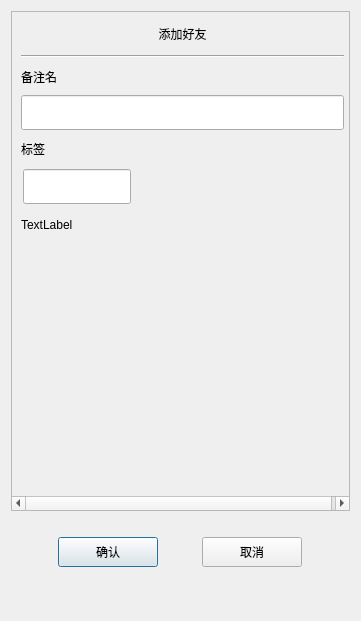
<?xml version="1.0" encoding="UTF-8"?>
<ui version="4.0">
 <class>authenFriend</class>
 <widget class="QDialog" name="authenFriend">
  <property name="geometry">
   <rect>
    <x>0</x>
    <y>0</y>
    <width>361</width>
    <height>621</height>
   </rect>
  </property>
  <property name="minimumSize">
   <size>
    <width>361</width>
    <height>621</height>
   </size>
  </property>
  <property name="maximumSize">
   <size>
    <width>361</width>
    <height>621</height>
   </size>
  </property>
  <property name="windowTitle">
   <string>Dialog</string>
  </property>
  <layout class="QVBoxLayout" name="verticalLayout">
   <item>
    <widget class="QScrollArea" name="scrollArea">
     <property name="minimumSize">
      <size>
       <width>0</width>
       <height>500</height>
      </size>
     </property>
     <property name="widgetResizable">
      <bool>true</bool>
     </property>
     <widget class="QWidget" name="scrollcontent">
      <property name="geometry">
       <rect>
        <x>0</x>
        <y>0</y>
        <width>341</width>
        <height>498</height>
       </rect>
      </property>
      <layout class="QVBoxLayout" name="verticalLayout_6">
       <property name="spacing">
        <number>0</number>
       </property>
       <property name="leftMargin">
        <number>0</number>
       </property>
       <property name="rightMargin">
        <number>0</number>
       </property>
       <item>
        <widget class="QLabel" name="apply_lb">
         <property name="minimumSize">
          <size>
           <width>0</width>
           <height>25</height>
          </size>
         </property>
         <property name="maximumSize">
          <size>
           <width>16777215</width>
           <height>25</height>
          </size>
         </property>
         <property name="text">
          <string>添加好友</string>
         </property>
         <property name="alignment">
          <set>Qt::AlignmentFlag::AlignCenter</set>
         </property>
        </widget>
       </item>
       <item>
        <widget class="QWidget" name="apply_wid" native="true">
         <layout class="QVBoxLayout" name="verticalLayout_2">
          <item>
           <widget class="Line" name="h_line">
            <property name="orientation">
             <enum>Qt::Orientation::Horizontal</enum>
            </property>
           </widget>
          </item>
          <item>
           <widget class="QLabel" name="label_2">
            <property name="minimumSize">
             <size>
              <width>0</width>
              <height>25</height>
             </size>
            </property>
            <property name="maximumSize">
             <size>
              <width>16777215</width>
              <height>25</height>
             </size>
            </property>
            <property name="text">
             <string>备注名</string>
            </property>
           </widget>
          </item>
          <item>
           <widget class="customEdit" name="back_ed">
            <property name="minimumSize">
             <size>
              <width>0</width>
              <height>35</height>
             </size>
            </property>
            <property name="maximumSize">
             <size>
              <width>16777215</width>
              <height>35</height>
             </size>
            </property>
           </widget>
          </item>
          <item>
           <widget class="QLabel" name="label_3">
            <property name="minimumSize">
             <size>
              <width>0</width>
              <height>25</height>
             </size>
            </property>
            <property name="maximumSize">
             <size>
              <width>16777215</width>
              <height>25</height>
             </size>
            </property>
            <property name="text">
             <string>标签</string>
            </property>
           </widget>
          </item>
          <item>
           <widget class="QWidget" name="lb_group_wid" native="true">
            <property name="minimumSize">
             <size>
              <width>0</width>
              <height>50</height>
             </size>
            </property>
            <layout class="QVBoxLayout" name="verticalLayout_4">
             <property name="spacing">
              <number>0</number>
             </property>
             <property name="leftMargin">
              <number>0</number>
             </property>
             <property name="topMargin">
              <number>0</number>
             </property>
             <property name="rightMargin">
              <number>0</number>
             </property>
             <property name="bottomMargin">
              <number>0</number>
             </property>
             <item>
              <widget class="QWidget" name="gridWidget" native="true">
               <property name="minimumSize">
                <size>
                 <width>0</width>
                 <height>40</height>
                </size>
               </property>
               <property name="maximumSize">
                <size>
                 <width>16777215</width>
                 <height>40</height>
                </size>
               </property>
               <widget class="customEdit" name="lb_ed">
                <property name="geometry">
                 <rect>
                  <x>2</x>
                  <y>2</y>
                  <width>108</width>
                  <height>35</height>
                 </rect>
                </property>
                <property name="minimumSize">
                 <size>
                  <width>0</width>
                  <height>0</height>
                 </size>
                </property>
                <property name="maximumSize">
                 <size>
                  <width>16777215</width>
                  <height>35</height>
                 </size>
                </property>
               </widget>
              </widget>
             </item>
             <item>
              <widget class="QWidget" name="input_tip_wid" native="true">
               <property name="minimumSize">
                <size>
                 <width>0</width>
                 <height>35</height>
                </size>
               </property>
               <layout class="QVBoxLayout" name="verticalLayout_5">
                <property name="spacing">
                 <number>0</number>
                </property>
                <property name="leftMargin">
                 <number>0</number>
                </property>
                <property name="topMargin">
                 <number>0</number>
                </property>
                <property name="rightMargin">
                 <number>0</number>
                </property>
                <property name="bottomMargin">
                 <number>0</number>
                </property>
                <item>
                 <widget class="clickedOnceLabel" name="tip_lb">
                  <property name="text">
                   <string>TextLabel</string>
                  </property>
                  <property name="alignment">
                   <set>Qt::AlignmentFlag::AlignLeading|Qt::AlignmentFlag::AlignLeft|Qt::AlignmentFlag::AlignVCenter</set>
                  </property>
                 </widget>
                </item>
               </layout>
              </widget>
             </item>
            </layout>
           </widget>
          </item>
          <item>
           <widget class="QWidget" name="widget" native="true">
            <property name="minimumSize">
             <size>
              <width>0</width>
              <height>60</height>
             </size>
            </property>
            <property name="maximumSize">
             <size>
              <width>16777215</width>
              <height>16777215</height>
             </size>
            </property>
            <layout class="QHBoxLayout" name="horizontalLayout">
             <property name="leftMargin">
              <number>0</number>
             </property>
             <property name="topMargin">
              <number>0</number>
             </property>
             <property name="rightMargin">
              <number>0</number>
             </property>
             <property name="bottomMargin">
              <number>0</number>
             </property>
             <item>
              <widget class="QWidget" name="lb_list" native="true">
               <property name="minimumSize">
                <size>
                 <width>287</width>
                 <height>50</height>
                </size>
               </property>
               <property name="maximumSize">
                <size>
                 <width>287</width>
                 <height>16777215</height>
                </size>
               </property>
              </widget>
             </item>
             <item>
              <widget class="QWidget" name="more_lb_wid" native="true">
               <property name="minimumSize">
                <size>
                 <width>30</width>
                 <height>0</height>
                </size>
               </property>
               <property name="maximumSize">
                <size>
                 <width>30</width>
                 <height>16777215</height>
                </size>
               </property>
               <layout class="QVBoxLayout" name="verticalLayout_3">
                <property name="leftMargin">
                 <number>2</number>
                </property>
                <property name="topMargin">
                 <number>2</number>
                </property>
                <property name="rightMargin">
                 <number>2</number>
                </property>
                <property name="bottomMargin">
                 <number>2</number>
                </property>
                <item>
                 <spacer name="verticalSpacer_2">
                  <property name="orientation">
                   <enum>Qt::Orientation::Vertical</enum>
                  </property>
                  <property name="sizeHint" stdset="0">
                   <size>
                    <width>20</width>
                    <height>40</height>
                   </size>
                  </property>
                 </spacer>
                </item>
                <item>
                 <widget class="clickedOnceLabel" name="more_lb">
                  <property name="minimumSize">
                   <size>
                    <width>25</width>
                    <height>25</height>
                   </size>
                  </property>
                  <property name="maximumSize">
                   <size>
                    <width>25</width>
                    <height>25</height>
                   </size>
                  </property>
                  <property name="text">
                   <string/>
                  </property>
                 </widget>
                </item>
                <item>
                 <spacer name="verticalSpacer_4">
                  <property name="orientation">
                   <enum>Qt::Orientation::Vertical</enum>
                  </property>
                  <property name="sizeType">
                   <enum>QSizePolicy::Policy::Fixed</enum>
                  </property>
                  <property name="sizeHint" stdset="0">
                   <size>
                    <width>20</width>
                    <height>60</height>
                   </size>
                  </property>
                 </spacer>
                </item>
               </layout>
              </widget>
             </item>
            </layout>
           </widget>
          </item>
         </layout>
        </widget>
       </item>
      </layout>
     </widget>
    </widget>
   </item>
   <item>
    <spacer name="verticalSpacer_3">
     <property name="orientation">
      <enum>Qt::Orientation::Vertical</enum>
     </property>
     <property name="sizeType">
      <enum>QSizePolicy::Policy::Fixed</enum>
     </property>
     <property name="sizeHint" stdset="0">
      <size>
       <width>20</width>
       <height>10</height>
      </size>
     </property>
    </spacer>
   </item>
   <item>
    <widget class="QWidget" name="apply_sure_wid" native="true">
     <property name="minimumSize">
      <size>
       <width>0</width>
       <height>50</height>
      </size>
     </property>
     <layout class="QHBoxLayout" name="horizontalLayout_2">
      <item>
       <spacer name="horizontalSpacer">
        <property name="orientation">
         <enum>Qt::Orientation::Horizontal</enum>
        </property>
        <property name="sizeHint" stdset="0">
         <size>
          <width>39</width>
          <height>20</height>
         </size>
        </property>
       </spacer>
      </item>
      <item>
       <widget class="clickBtn" name="sure_btn">
        <property name="minimumSize">
         <size>
          <width>100</width>
          <height>30</height>
         </size>
        </property>
        <property name="maximumSize">
         <size>
          <width>100</width>
          <height>30</height>
         </size>
        </property>
        <property name="text">
         <string>确认</string>
        </property>
       </widget>
      </item>
      <item>
       <spacer name="horizontalSpacer_3">
        <property name="orientation">
         <enum>Qt::Orientation::Horizontal</enum>
        </property>
        <property name="sizeHint" stdset="0">
         <size>
          <width>40</width>
          <height>20</height>
         </size>
        </property>
       </spacer>
      </item>
      <item>
       <widget class="clickBtn" name="cancel_btn">
        <property name="minimumSize">
         <size>
          <width>100</width>
          <height>30</height>
         </size>
        </property>
        <property name="text">
         <string>取消</string>
        </property>
       </widget>
      </item>
      <item>
       <spacer name="horizontalSpacer_2">
        <property name="orientation">
         <enum>Qt::Orientation::Horizontal</enum>
        </property>
        <property name="sizeHint" stdset="0">
         <size>
          <width>40</width>
          <height>20</height>
         </size>
        </property>
       </spacer>
      </item>
     </layout>
    </widget>
   </item>
   <item>
    <spacer name="verticalSpacer">
     <property name="orientation">
      <enum>Qt::Orientation::Vertical</enum>
     </property>
     <property name="sizeHint" stdset="0">
      <size>
       <width>20</width>
       <height>19</height>
      </size>
     </property>
    </spacer>
   </item>
  </layout>
 </widget>
 <customwidgets>
  <customwidget>
   <class>clickBtn</class>
   <extends>QPushButton</extends>
   <header location="global">clickbtn.h</header>
  </customwidget>
  <customwidget>
   <class>customEdit</class>
   <extends>QLineEdit</extends>
   <header>customEdit.h</header>
  </customwidget>
  <customwidget>
   <class>clickedOnceLabel</class>
   <extends>QLabel</extends>
   <header location="global">clickedoncelabel.h</header>
  </customwidget>
 </customwidgets>
 <resources/>
 <connections/>
</ui>
